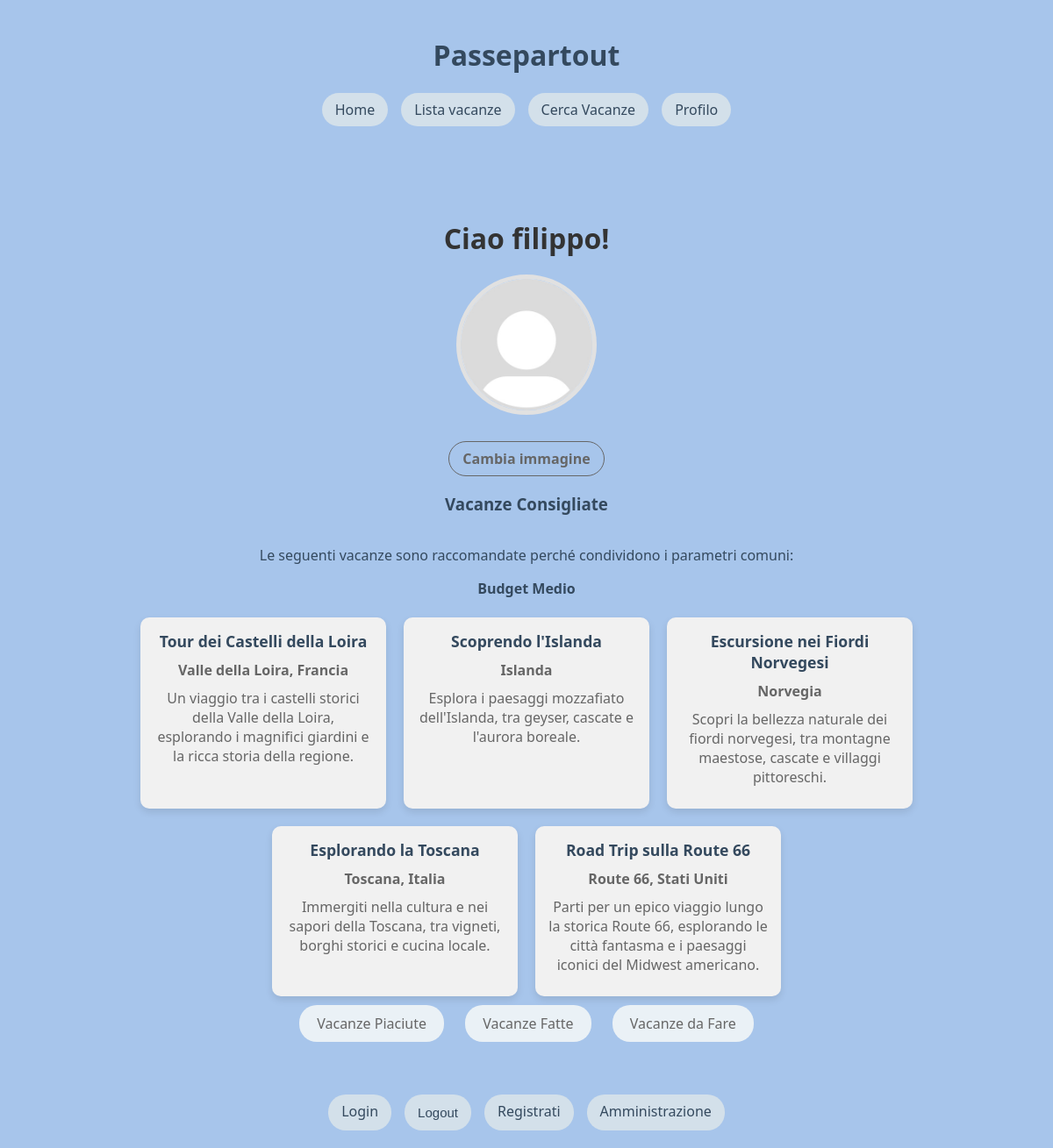
Screenshot of /vacation/myprofile (signed in) with the database file from the repository.
### vacation/models.py (models this page shows, shortened)
class UserProfile(models.Model):
    user = models.OneToOneField(User, on_delete=models.CASCADE)
    profile_image = models.ImageField(upload_to='profile_images/', default='default.jpg')

class Vacation(models.Model):
    SEASON_CHOICES = [
        ('Inverno', 'Inverno'),
        ('Primavera', 'Primavera'),
        ('Estate', 'Estate'),
        ('Autunno', 'Autunno'),
    ]
    TYPE_CHOICES = [
        ('Culturale', 'Culturale'),
        ('Relax', 'Relax'),
        ('Enogastronomico', 'Enogastronomico'),
        ('On The Road', 'On The Road'),
        ('Avventura', 'Avventura'),
    ]
    DURATION_CHOICES = [
        ('Weekend Lungo (2-4 Giorni)', 'Weekend Lungo (2-4 Giorni)'),
        ('1 Settimana', '1 Settimana'),
        ('2 Settimane', '2 Settimane'),
        ('3 settimane o più', '3 settimane o più')
    ]
    PRICE_CHOICES = [
        ('Viaggio Low Cost', 'Viaggio Low Cost'),
        ('Budget Medio', 'Budget Medio'),
        ('Viaggio di Lusso', 'Viaggio di Lusso'),
    ]
    CONTINENT_CHOICES = [
        ('Europa', 'Europa'),
        ('America del Nord', 'America del Nord'),
        ('America del Sud', 'America del Sud'),
        ('Africa', 'Africa'),
        ('Asia', 'Asia'),
        ('Oceania', 'Oceania'),
        ('Antartide', 'Antartide')
    ]
    titolo = models.CharField(max_length=200)
    luogo = models.CharField(max_length=200)
    continente = models.CharField(max_length=50, choices=CONTINENT_CHOICES)
    durata = models.CharField(max_length=50, choices=DURATION_CHOICES)
    prezzo = models.CharField(max_length=20, choices=PRICE_CHOICES)
    tipologia = models.CharField(max_length=50, choices=TYPE_CHOICES)
    periodo = models.CharField(max_length=20, choices=SEASON_CHOICES)
    descrizione = models.TextField()
    like = models.ManyToManyField(User, blank=True, related_name='like')

### vacation/views.py (the view)
# urls.py: path("myprofile", my_profile, name="myprofile"),
@login_required(login_url=reverse_lazy('not_authorized'))
def my_profile(request):
    if not hasattr(request.user, 'userprofile'):
        UserProfile.objects.create(user=request.user)
    user = get_object_or_404(User, pk=request.user.pk)
    recommended_vacations, most_common_param = recommend_vacations(user)
    return render(request, 'vacation/myprofile.html', {
        'user': user,
        'vacations': recommended_vacations,
        'param': most_common_param,
    })

### vacation/templates/vacation/myprofile.html (shortened to what this page needs)
{% extends "base.html" %} {% load static %}
{% block content %}
<div class="profile-container">
    <h2>Ciao {{ user.username }}!</h2>
    <img src="{% if user.userprofile.profile_image %}{{ user.userprofile.profile_image.url }}{% else %} {% static 'profile_images/default.jpg' %} {% endif %}" alt="Immagine di profilo">
    <a href="{% url 'vacation:change_picture' %}" class="change-picture">Cambia immagine</a>
    <h3>Vacanze Consigliate</h3>
    {% if vacations.count > 0 %}
        <p>Le seguenti vacanze sono raccomandate perché condividono i parametri comuni:</p>
            {% for p in param %}
                <strong>{{ p }}</strong>
            {% endfor %}
        <br>
        <div class="recommended-vacations">
            {% for v in vacations %}
                <div class="vacation-card">
                    <a href="{% url 'vacation:detailvacation' v.pk %}">{{ v.titolo }}</a>
                    <p> <strong>{{ v.luogo }}</strong></p>
                    <p>{{ v.descrizione }}</p>
                </div>
            {% endfor %}
        </div>
    {% else %}
        <p>Non ci sono proposte!</p>
    {% endif %}
    <div class="profile-links">
        <a href="{% url 'vacation:likedvacations' %}">Vacanze Piaciute</a>
        <a href="{% url 'vacation:donevacations' %}">Vacanze Fatte</a>
        <a href="{% url 'vacation:todovacations' %}">Vacanze da Fare</a>
    </div>
</div>
{% endblock %}

### templates/base.html (shortened to what this page needs)
<!DOCTYPE html>
<html lang="it">
<head>
</head>
<body>
<header>
    <h1>Passepartout</h1>
    <nav>
        <a href="{% url 'homepage' %}">Home</a>
        <a href="{% url 'vacation:vacationlist' %}">Lista vacanze</a>
        <a href="{% url 'vacation:search_vacations' %}">Cerca Vacanze</a>
        <a href="{% url 'vacation:myprofile' %}">Profilo</a>
    </nav>
</header>
<main>
    {% block content %}
{% endblock %}
</main>
<footer>
    <div class="footer-links">
         <a href="{% url 'login'%}">Login</a>
         {% if user.is_authenticated %}
      <form id="logout-form" method="post" action="{% url 'logout' %}">
      <button type="submit" class="logout-btn">Logout</button>
      </form>
      {% endif %}
        <a href="{% url 'register' %}">Registrati</a>
        <a href="{% url 'admin:index' %}">Amministrazione</a>
    </div>
</footer>
</body>
</html>

### templates/base.html (style rules this page uses)
body { font-family: 'Segoe UI', Tahoma, Geneva, Verdana, sans-serif; margin: 0; padding: 0; display: flex; flex-direction: column; min-height: 100vh; background-color: #a7c5eb; color: #34495e; }
header, footer { padding: 20px; text-align: center; background-color: #a7c5eb; }
nav { display: flex; justify-content: center; gap: 15px; margin-bottom: 20px; }
nav a, .footer-links a { text-decoration: none; color: #34495e; background-color: #d3e0ea; padding: 8px 15px; border-radius: 20px; transition: background-color 0.3s, color 0.3s; }
.logout-btn { font-size: 15px; text-decoration: none; color: #34495e; background-color: #d3e0ea; padding: 12px 15px; border: none; border-radius: 20px; cursor: pointer; transition: background-color 0.3s, color 0.3s; }
main { flex: 1; padding: 20px; text-align: center; }
.footer-links { display: flex; justify-content: center; gap: 15px; margin-top: 10px; }

### vacation/templates/vacation/myprofile.html (style rules this page uses)
.profile-container { display: flex; flex-direction: column; align-items: center; margin-top: 20px; }
.profile-container h2 { font-size: 2em; color: #333; margin-bottom: 20px; }
.profile-container img { border-radius: 50%; border: 5px solid #e1e1e1; width: 150px; height: 150px; object-fit: cover; margin-bottom: 20px; }
.profile-container a.change-picture { display: inline-block; margin-top: 10px; color: #666; text-decoration: none; font-weight: bold; border-radius: 20px; padding: 8px 15px; border: 1px solid #666; }
.recommended-vacations { display: flex; flex-wrap: wrap; gap: 20px; justify-content: center; }
.vacation-card { background-color: #f1f1f1; border-radius: 10px; box-shadow: 0 4px 8px rgba(0, 0, 0, 0.1); padding: 15px; max-width: 250px; text-align: center; width: 100%; }
.vacation-card a { text-decoration: none; color: #34495e; font-size: 1.1em; font-weight: bold; }
.vacation-card p { margin: 10px 0; color: #666; }
.profile-links a { display: inline-block; margin: 10px; color: #666; text-decoration: none; border-radius: 20px; padding: 10px 20px; background-color: #eaf1f6; }

### rows the page displays
Vacation: param "Budget Medio"
Vacation: titolo "Tour dei Castelli della Loira", luogo "Valle della Loira, Francia", descrizione "Un viaggio tra i castelli storici della Valle della Loira, esplorando i magnifici giardini e la ricca storia della regione."
Vacation: titolo "Scoprendo l'Islanda", luogo "Islanda", descrizione "Esplora i paesaggi mozzafiato dell'Islanda, tra geyser, cascate e l'aurora boreale."
Vacation: titolo "Escursione nei Fiordi Norvegesi", luogo "Norvegia", descrizione "Scopri la bellezza naturale dei fiordi norvegesi, tra montagne maestose, cascate e villaggi pittoreschi."
Vacation: titolo "Esplorando la Toscana", luogo "Toscana, Italia", descrizione "Immergiti nella cultura e nei sapori della Toscana, tra vigneti, borghi storici e cucina locale."
Vacation: titolo "Road Trip sulla Route 66", luogo "Route 66, Stati Uniti", descrizione "Parti per un epico viaggio lungo la storica Route 66, esplorando le città fantasma e i paesaggi iconici del Midwest americano."

### other values shown
{{ user.username }} "filippo"
